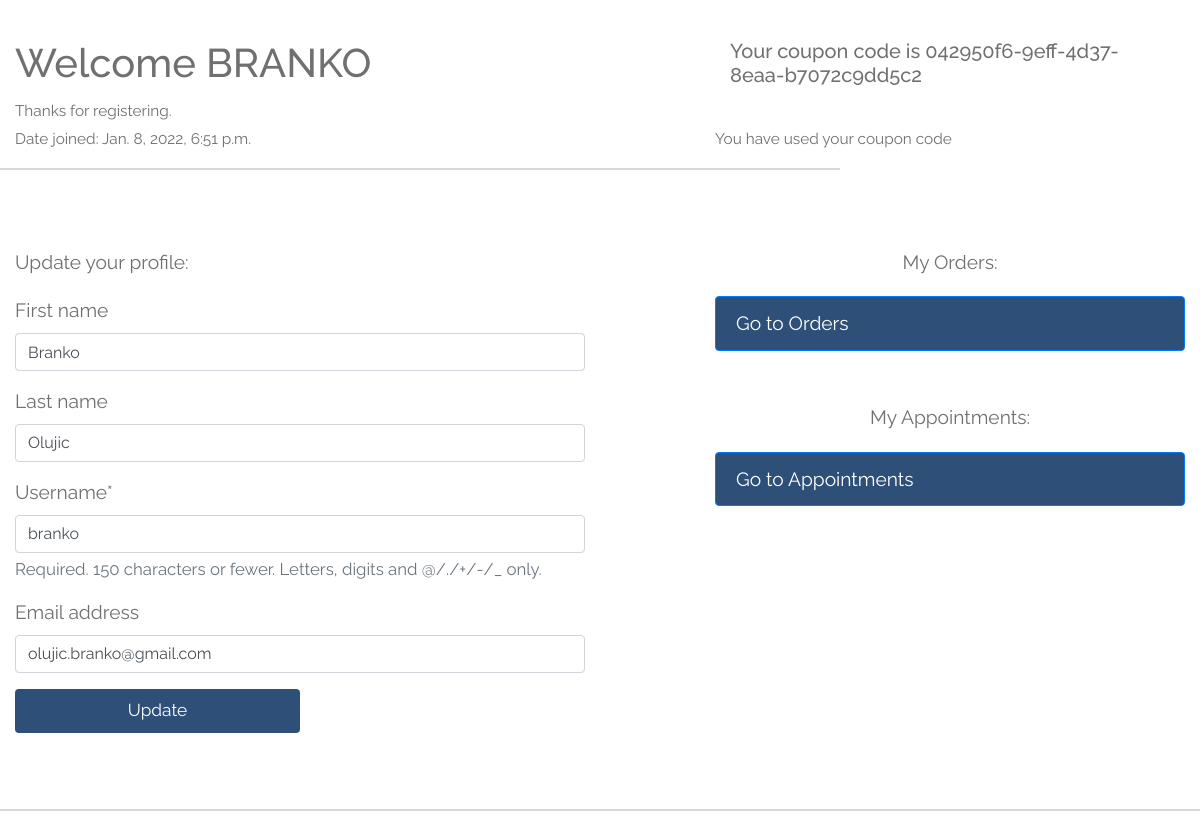
The app's page /accounts/profile/branko-olujic-branko (signed in, lower part), older data.
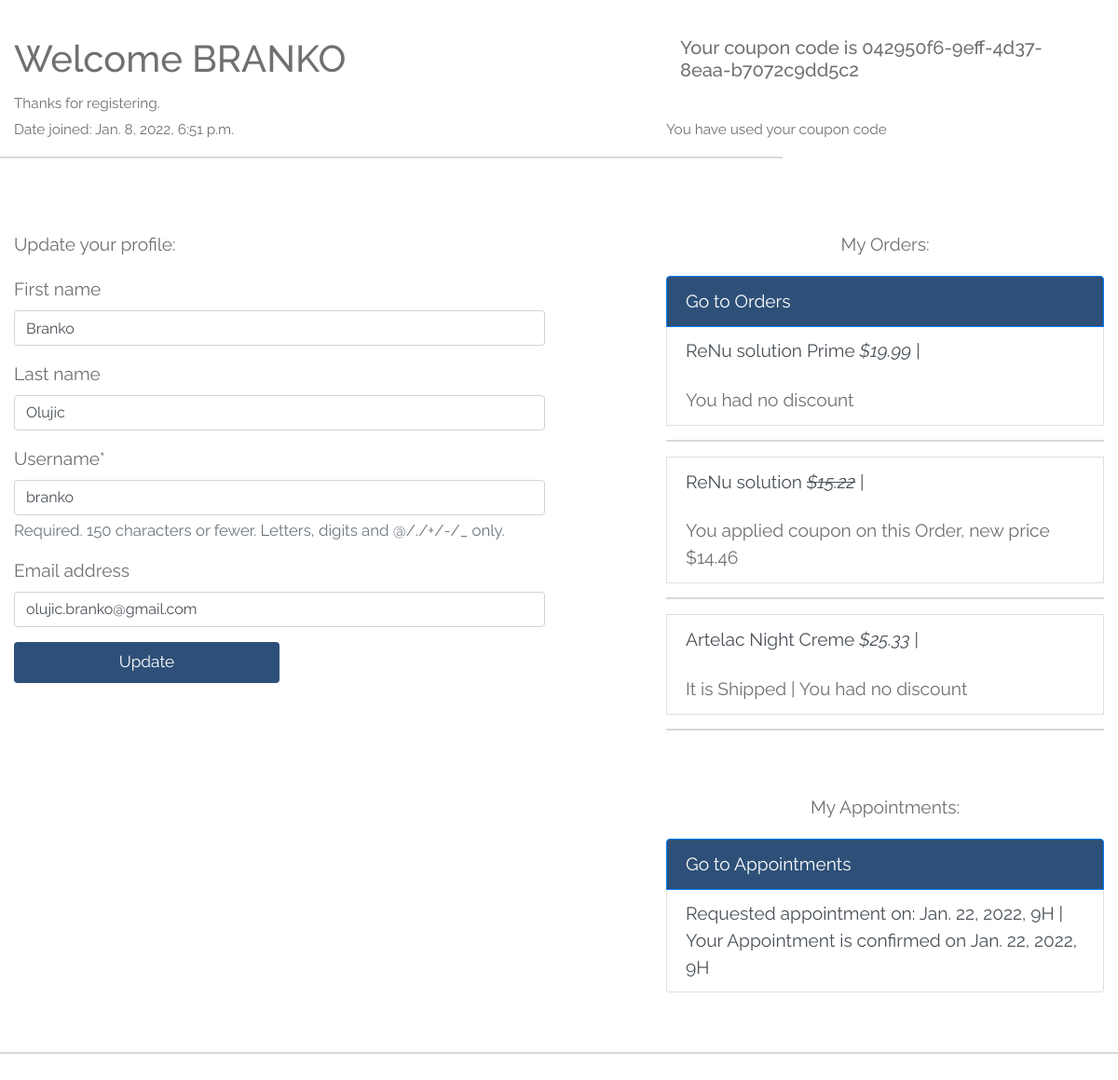
The same page, newer data.
### products/models.py (models this page shows, shortened)
class Order(models.Model):
    product = models.ForeignKey(Product, on_delete=models.CASCADE)
    name = models.CharField(max_length=100)
    phone = models.CharField(max_length=33)
    email = models.EmailField(blank=True, null=True)
    message = models.TextField(blank=True, null=True, max_length=555)
    is_shipped = models.BooleanField(default=False)
    discount_approved = models.BooleanField(default=False)
    customer = models.ForeignKey(Customer, on_delete=models.SET_NULL, null=True, blank=True)
    def new_price(self):
        if self.discount_approved:
            new_price = self.product.price * 0.95
            return new_price
        return self.product.price

class Product(models.Model):
    name = models.CharField(max_length=150)
    price = models.FloatField()
    present = models.BooleanField(default=False)
    description = models.TextField()
    image = models.ImageField(default='default.jpg', upload_to='products_pics')
    objects = ProductManager()

### appointments/models.py (models this page shows, shortened)
class Appointment(models.Model):
    HOURS = [
        ('9H', '9H - 10H'),
        ('10H', '10H - 11H'),
        ('11H', '11H - 12H'),
        ('12H', '12H - 13H'),
        ('13H', '13H - 14H'),
        ('14H', '14H - 15H'),
        ('15H', '15H - 16H'),
        ('16H', '16H - 17H')
    ]
    name = models.CharField(max_length=150)
    phone = models.CharField(max_length=33)
    hour = models.CharField(max_length=33, choices=HOURS)
    message = models.TextField(blank=True, null=True)
    is_confirmed = models.BooleanField(default=False)
    date = models.DateField()
    customer = models.ForeignKey(Customer, on_delete=models.SET_NULL, blank=True, null=True)

### accounts/views.py (the view)
# urls.py: path('profile/<slug:slug>', views.profile, name='profile')
@login_required
def profile(request, slug):
    if request.method == "POST":
        form = CustomerUpdateForm(request.POST, instance=request.user)
        if form.is_valid():
            form.save()
            messages.success(request, 'Profile Updated')
            context = {
                'object': 'Profile',
                'form': CustomerUpdateForm(instance=request.user),
                'customer': request.user.customer
            }
            return render(request, 'accounts/profile.html', context)
        else:
            return redirect('city-optics')
    else:
        try:
            customer = Customer.objects.get(slug=slug)
            form = CustomerUpdateForm(instance=request.user)
            context = {
                'customer': customer,
                'object': 'Profile',
                'form': form
            }
            return render(request, 'accounts/profile.html', context)
        except ObjectDoesNotExist:
            raise Http404

### accounts/forms.py
class CustomerUpdateForm(forms.ModelForm):
    class Meta:
        model = User
        fields = ('first_name', 'last_name', 'username', 'email')

### accounts/templates/accounts/profile.html (shortened to what this page needs)
{% extends 'base.html' %}
{% load static %}
{% load crispy_forms_tags %}
{% block content %}
<hr style="width: 70%;"><br>
<div class="container">
    <div class="row">
        <div class="col-7">
            <h1>Welcome {{customer.user.username|upper}}</h1>
            <small>Thanks for registering.</small>
        </div>
        {% if customer.user.id == request.user.id %}
        <div class="col-5">
            <div class="container">
                <h5>Your coupon code is {{customer.code}}</h5>
            </div>
        </div>
        {% endif %}
    </div>
    <div class="row">
        <div class="col-7">
            <small>Date joined: {{customer.created_on}}</small>
        </div>
        <div class="col-5">
            {% if customer.discount_used %}
            <small>You have used your coupon code</small>
            {% else %}
            <small>You still have not used your coupon code. Check out our </small><a href="{% url 'all_products' %}">Products</a>
            {% endif %}
        </div>
    </div>
</div>
<hr style="width: 70%;"/><br/><br/>
{% if customer.user.id == request.user.id %}
<div class="container">
    <div class="row">
        <div class="col-6">
            <p>Update your profile:</p>
            <form method="POST">
                {{form|crispy}}
                <input type="submit" class="btn tm-btn-submit" value="Update" style="background:#2e5078;">
            </form>
        </div>
        <div class="col-5 ml-auto">
            <center><p>My Orders: </p></center>
            <div class="list-group mb-5">
                <a href="{% url 'order' %}" class="list-group-item list-group-item-action active"
                   aria-current="true" style="background:#2e5078;">
                    Go to Orders
                </a>
                {% for order in customer.order_set.all %}
                <a href="{% url 'product_details' order.product.pk %}" type="button" class="list-group-item list-group-item-action">{{ order.product.name }}
                    <cite {% if order.discount_approved %}style="text-decoration:line-through;" {% endif %}>${{order.product.price}}</cite>
                    | </a><a type="button" class="list-group-item list-group-item-action">
                {% if order.is_shipped %}It is Shipped | {% endif %}{% if order.discount_approved %}
                You applied coupon on this Order, new price ${{ order.new_price|floatformat:2 }}{% else %}You had no
                discount{% endif %}</a>
                <hr>
                {% endfor %}
            </div>
            <center><p>My Appointments: </p></center>
            <div class="list-group mb-5">
                <a href="{% url 'appointment' %}" class="list-group-item list-group-item-action active"
                   aria-current="true" style="background:#2e5078;">
                    Go to Appointments
                </a>
                {% for appointment in customer.appointment_set.all %}
                <button type="button" class="list-group-item list-group-item-action">Requested appointment on:
                    {{ appointment.date }}, {{appointment.hour}} | {% if appointment.is_confirmed %}Your Appointment is
                    confirmed on
                    {{ appointment.date}}, {{appointment.hour}}{% else %}Your appointment is not confirmed yet.
                    {% endif %}
                </button>
                {% endfor %}
            </div>
        </div>
    </div>
</div>
<hr/><br/>
{% endif %}
{% endblock content %}

Row changes from the older to the newer data that the page shows:
now on this page (row edited): Order: product.name "ReNu solution Prime", product.price "19.99", discount_approved "You had no discount"
now on this page (row edited): Order: product.name "ReNu solution", product.price "15.22", new_price "14.46"
added Order: product.name "Artelac Night Creme", product.price "25.33", is_shipped "It is Shipped |", discount_approved "You had no discount"
added Appointment: date "Jan. 22, 2022", hour "9H"
